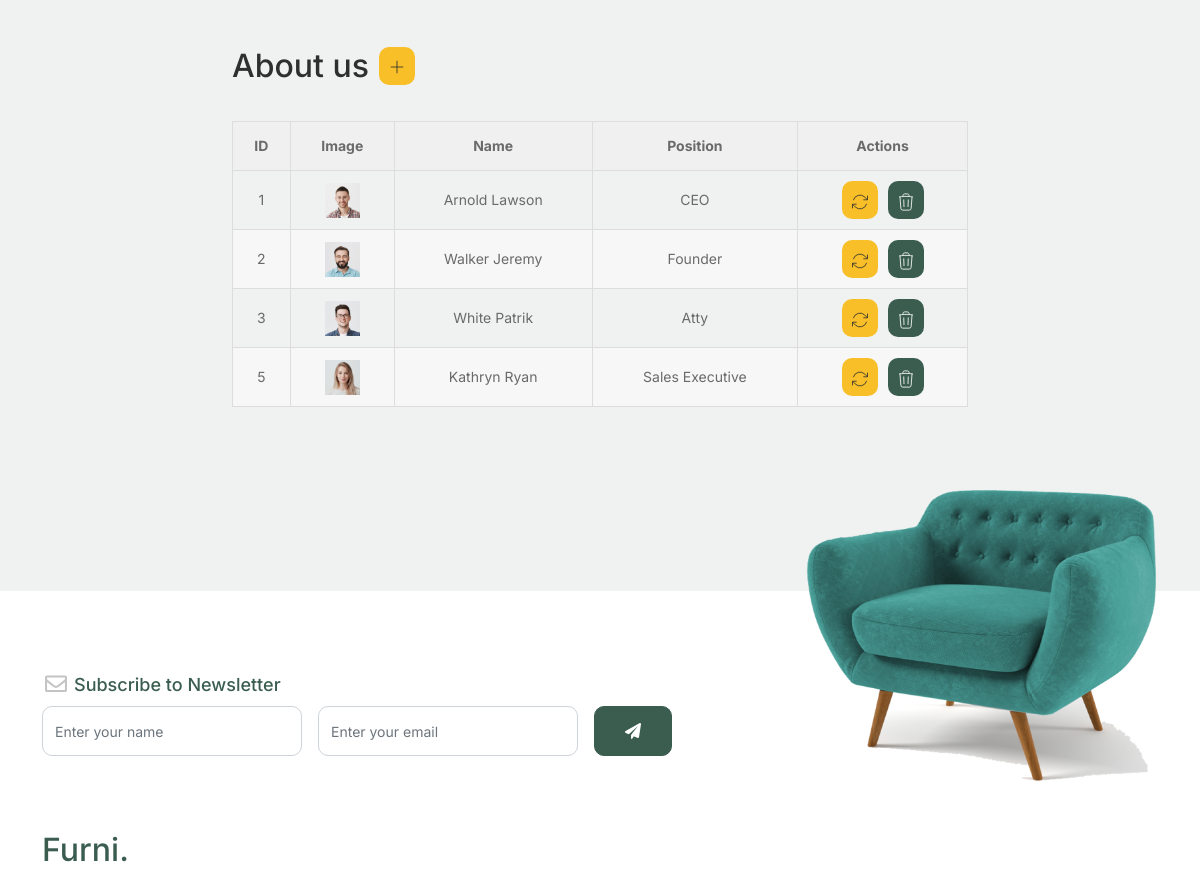
/abouts/ (signed in, middle part), run on an earlier commit of the app's database.
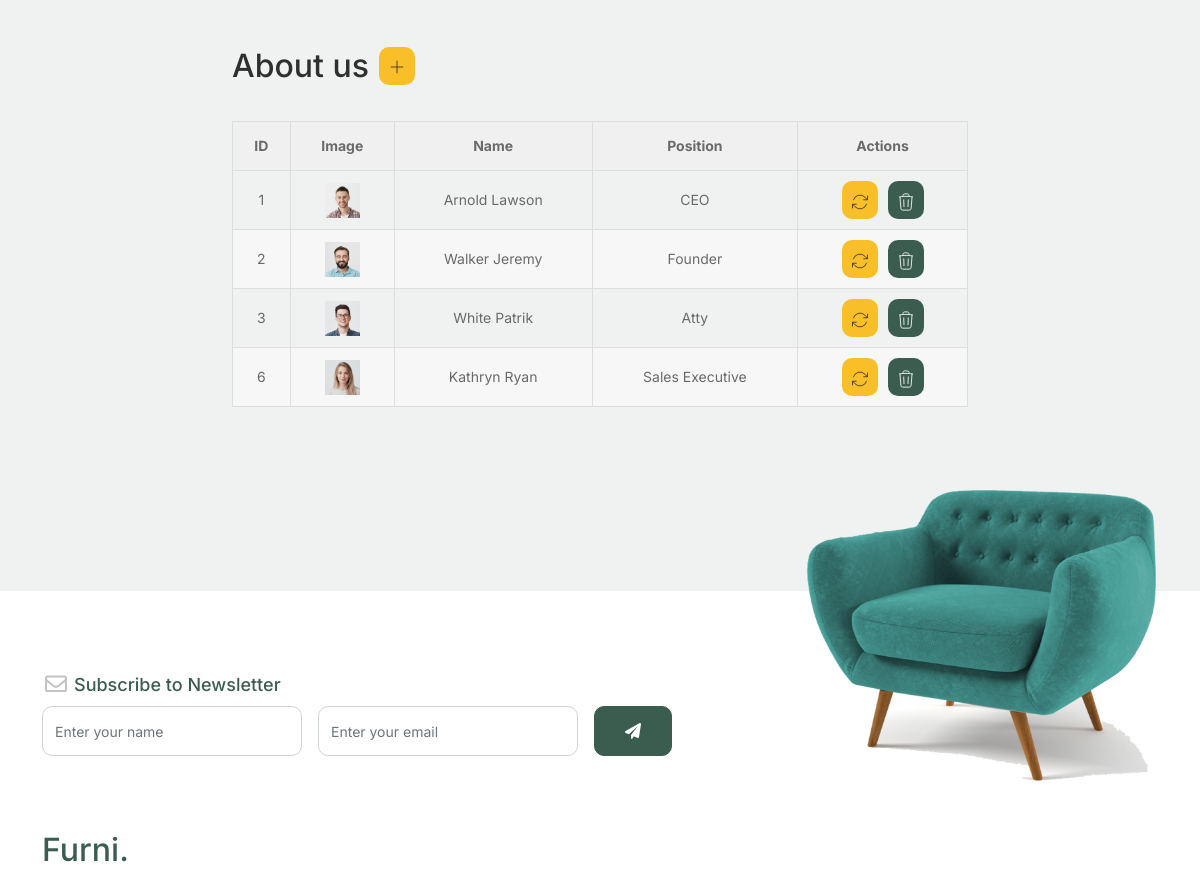
And on a later commit of the database.
### models/models.py (models this page shows, shortened)
class About(models.Model):
    first_name = models.CharField(max_length=100)
    last_name = models.CharField(max_length=100)
    position = models.CharField(max_length=100)
    description = models.TextField(default="")
    image_url = models.CharField(max_length=2083, default="")
    class Meta:
        verbose_name_plural = "Abouts"
        verbose_name = "About"

### models/views.py (the view)
# urls.py: path("abouts/", Abouts.as_view(), name="abouts"),
class Abouts(CustomLoginRequiredMixin, ListView):
    model = About
    template_name = "abouts.html"

### models/views.py (called while the page is built)
    def dispatch(self, request, *args, **kwargs):
        user = request.user
        if not user.is_authenticated:
            messages.warning(request, "You must be logged in to view this page")
            return self.handle_no_permission()
        return super(CustomLoginRequiredMixin, self).dispatch(request, *args, **kwargs)

### models/templates/abouts.html (shortened to what this page needs)
{% extends 'index.html' %}
{% block static %}
	{% load static %}
{% endblock static %}
{% block content %}
	<div class="untree_co-section">
		<div class="container">
	  	<div class="block">
        <div class="row justify-content-center mb-5">
          <div class="col-md-8 col-lg-8 pb-4">
					  <div class="row mb-2">
              <div class="title-table" >
                <h2 class="section-title">About us</h2>
                <a class="btn-table btn-secondary" href="{% url 'aboutCreate' %}">
                  <svg xmlns="http://www.w3.org/2000/svg" fill="none" viewBox="0 0 24 24" strokeWidth=2 stroke="currentColor" class="icon-table">
                    <path strokeLinecap="round" strokeLinejoin="round" d="M12 4.5v15m7.5-7.5h-15" />
                  </svg>
                </a>
              </div>
					  </div>
            <table>
              <tr>
                <th>ID</th>
                <th>Image</th>
                <th>Name</th>
                <th>Position</th>
                <th>Actions</th>
              </tr>
              {% for about in about_list %}
              <tr>
                <td>{{about.id}}</td>
                <td><img class="img-table" src="{% static 'images/'|add:about.image_url %}" alt="" /></td>
                <td>{{about.first_name}} {{about.last_name}}</td>
                <td>{{about.position}}</td>
                <td>
                  <div class="actions-table" >
                    <a class="btn-table btn-secondary" href="{% url 'aboutUpdate' about.id %}">
                    </a>
                    <a class="btn-table btn-primary" href="{% url 'aboutDelete' about.id %}">
                    </a>
                  </div>
                </td>
              </tr>
              {% endfor %}
            </table>
          </div>
        </div>
			</div>
	  </div>
	</div>
{% endblock content %}

What changed in the data, as far as the page shows it:
removed About: id "5", image_url (picture), first_name "Kathryn", last_name "Ryan", position "Sales Executive"
added About: id "6", image_url (picture), first_name "Kathryn", last_name "Ryan", position "Sales Executive"
